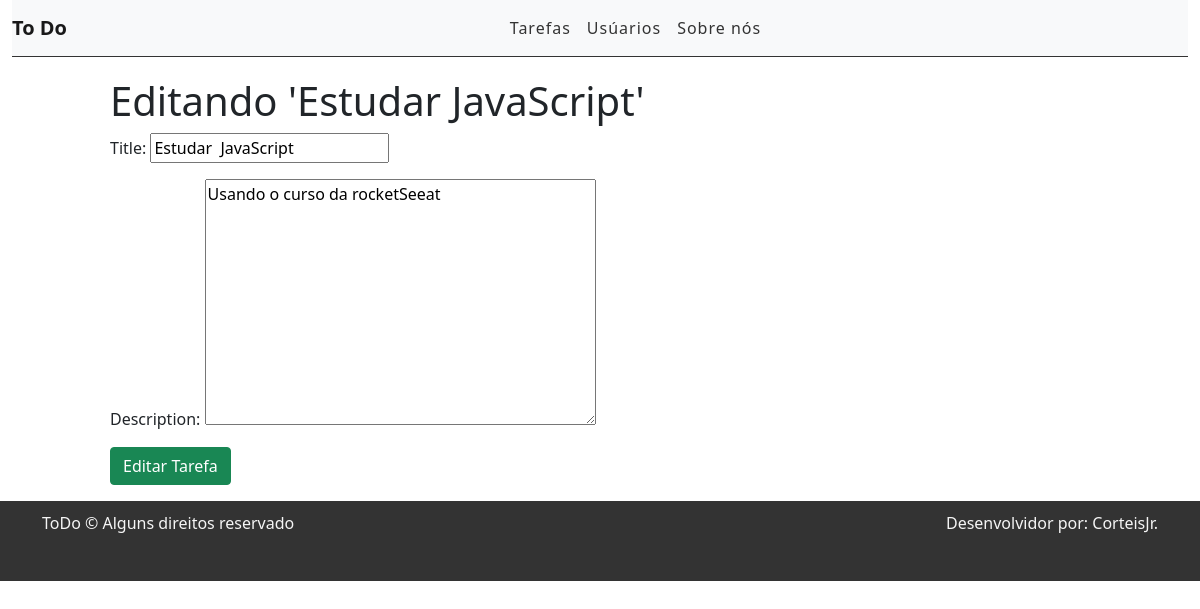
Before: /edit/3 with the older database file.
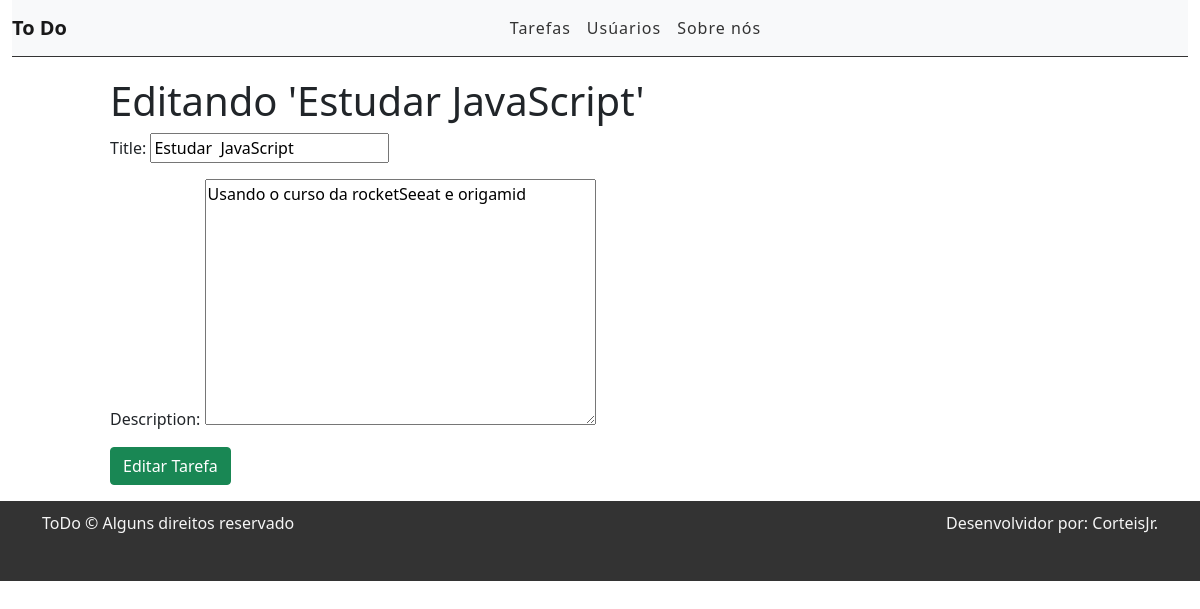
After: the same page with the newer database file.
### tasks/models.py (models this page shows, shortened)
class Task(models.Model):
    STATUS = (
        ('doing', 'Doing'),
        ('done', 'Done'),
    )
    title = models.CharField(max_length=255)
    description = models.TextField()
    done = models.CharField(
        max_length=5,
        choices=STATUS,
    )
    create_at = models.DateTimeField(auto_now_add=True)
    update_at = models.DateTimeField(auto_now=True)

### tasks/views.py (the view)
# urls.py: path('edit/<int:id>', views.editTask, name="edit-task"),
def editTask(request, id):
    task = get_object_or_404(Task,  pk=id)
    form = TaskForm(instance=task)
    if(request.method == 'POST'):
        form = TaskForm(request.POST, instance=task)
        if form.is_valid():
            task.save()
            messages.info(request, 'Tarefa actualizada com sucesso')
            return redirect('/')
        else:
             return render(request, 'tasks/edittask.html', {'form': form, 'task':task})
    else:
        return render(request, 'tasks/edittask.html', {'form': form, 'task':task})

### tasks/forms.py
class TaskForm(forms.ModelForm):
    class Meta:
        model = Task
        fields = ('title', 'description')

### tasks/templates/tasks/edittask.html (shortened to what this page needs)
{% extends 'base.html' %}
{% block content %}
<div class="offset-1 col-10 list-div">
    <h1>Editando '{{task.title}}'</h1>
    <form method="post">
        {{ form.as_p }}
        <input type="submit" class="btn btn-success" value="Editar Tarefa">
    </form>
</div>
{% endblock %}

Changed rows visible on the page:
changed Task "Estudar JavaScript": description "Usando o curso da rocketSeeat" → "Usando o curso da rocketSeeat e origamid"
